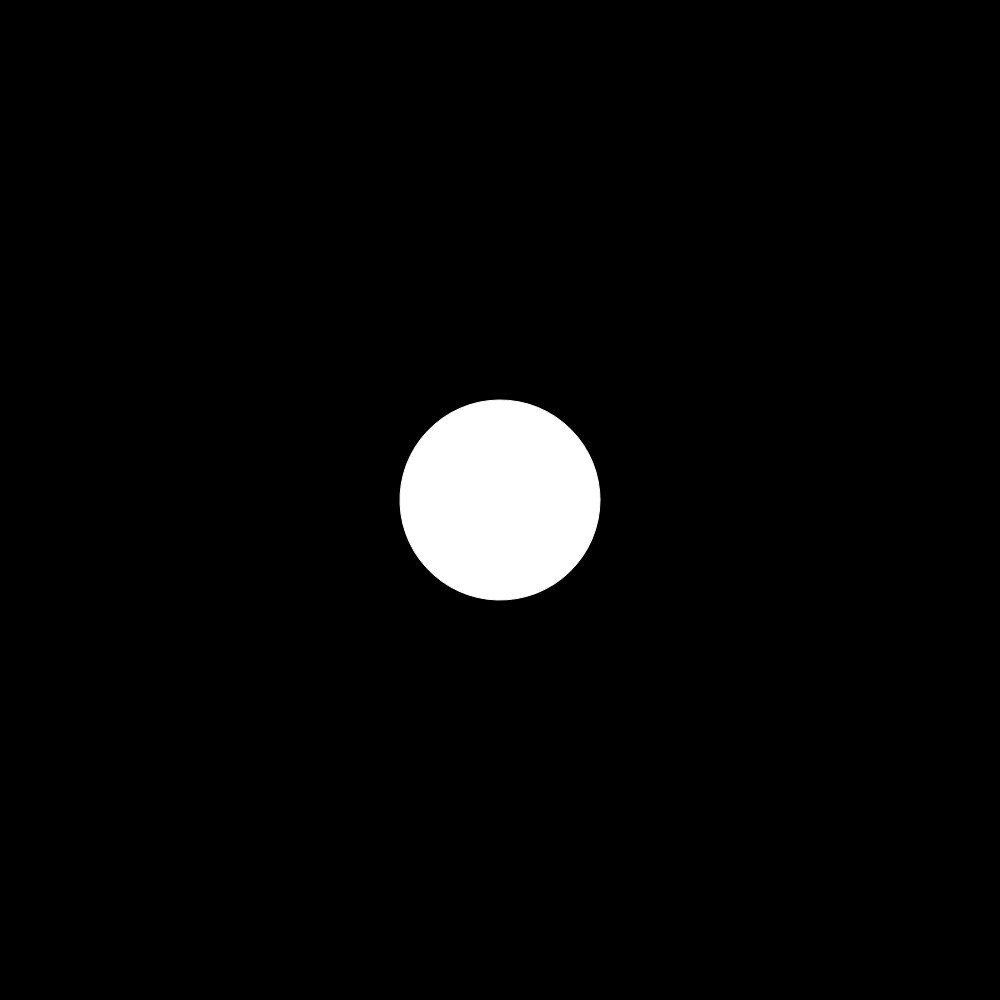
Frame 1 (no input)
Frame 60 (no input): identical to frame 1, image omitted
Frame 120 (the mouse pressed at the canvas centre since frame 60): identical to frame 1, image omitted

The p5.js sketch that drew this single still picture (run headless with seeded random() and noise() and a simulated clock; from frame 60 on, the mouse is pressed at the canvas centre):

// p5.js sketch
// ── sketch.js
var r;
var a;
var b;
var n;

function setup() {
	createCanvas(1000,1000);
	r = 100;
	// a = 100;
	// b = 100;
	// n = 2;
	a = createSlider(0,500,100,1);
	b = createSlider(0,500,100,1);
	n = createSlider(0,10,2,0.1);
}

function sgn(val){
	if(val < 0) {
		return -1;
	} else if (val > 0) {
		return 1;
	} else {
		return 0;
	}
}
function draw() {
	background(0);
	stroke(255);
	translate(width/2,height/2);
	beginShape();
	for(var angle=0;angle<Math.PI*2;angle+=0.1) {
		// var x = cos(i) * r;
		// var y = sin(i) * r;
		var x = pow(abs(cos(angle)),2/n.value())*a.value()*sgn(cos(angle));
		var y = pow(abs(sin(angle)),2/n.value())*b.value()*sgn(sin(angle));
		vertex(x,y);
	}
	endShape(CLOSE);
}
